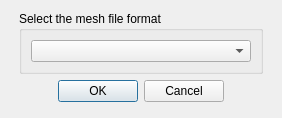
<ui version="4.0" >
 <class>SolutionDomainMeshFormatDialogForm</class>
 <widget class="QDialog" name="SolutionDomainMeshFormatDialogForm" >
  <property name="geometry" >
   <rect>
    <x>0</x>
    <y>0</y>
    <width>280</width>
    <height>118</height>
   </rect>
  </property>
  <property name="windowTitle" >
   <string>Dialog</string>
  </property>
  <layout class="QGridLayout" >
   <item row="0" column="0" >
    <layout class="QVBoxLayout" >
     <item>
      <layout class="QHBoxLayout" >
       <item>
        <spacer>
         <property name="orientation" >
          <enum>Qt::Horizontal</enum>
         </property>
         <property name="sizeHint" >
          <size>
           <width>16</width>
           <height>58</height>
          </size>
         </property>
        </spacer>
       </item>
       <item>
        <widget class="QGroupBox" name="groupBox" >
         <property name="title" >
          <string>Select the mesh file format</string>
         </property>
         <layout class="QGridLayout" >
          <item row="0" column="0" >
           <widget class="QComboBox" name="comboBox" >
            <property name="minimumSize" >
             <size>
              <width>220</width>
              <height>0</height>
             </size>
            </property>
            <property name="maximumSize" >
             <size>
              <width>220</width>
              <height>16777215</height>
             </size>
            </property>
           </widget>
          </item>
         </layout>
        </widget>
       </item>
       <item>
        <spacer>
         <property name="orientation" >
          <enum>Qt::Horizontal</enum>
         </property>
         <property name="sizeHint" >
          <size>
           <width>16</width>
           <height>58</height>
          </size>
         </property>
        </spacer>
       </item>
      </layout>
     </item>
     <item>
      <widget class="QDialogButtonBox" name="buttonBox" >
       <property name="orientation" >
        <enum>Qt::Horizontal</enum>
       </property>
       <property name="standardButtons" >
        <set>QDialogButtonBox::Cancel|QDialogButtonBox::NoButton|QDialogButtonBox::Ok</set>
       </property>
       <property name="centerButtons" >
        <bool>true</bool>
       </property>
      </widget>
     </item>
     <item>
      <spacer>
       <property name="orientation" >
        <enum>Qt::Vertical</enum>
       </property>
       <property name="sizeHint" >
        <size>
         <width>260</width>
         <height>16</height>
        </size>
       </property>
      </spacer>
     </item>
    </layout>
   </item>
  </layout>
 </widget>
 <resources/>
 <connections>
  <connection>
   <sender>buttonBox</sender>
   <signal>accepted()</signal>
   <receiver>SolutionDomainMeshFormatDialogForm</receiver>
   <slot>accept()</slot>
   <hints>
    <hint type="sourcelabel" >
     <x>248</x>
     <y>254</y>
    </hint>
    <hint type="destinationlabel" >
     <x>157</x>
     <y>274</y>
    </hint>
   </hints>
  </connection>
  <connection>
   <sender>buttonBox</sender>
   <signal>rejected()</signal>
   <receiver>SolutionDomainMeshFormatDialogForm</receiver>
   <slot>reject()</slot>
   <hints>
    <hint type="sourcelabel" >
     <x>316</x>
     <y>260</y>
    </hint>
    <hint type="destinationlabel" >
     <x>286</x>
     <y>274</y>
    </hint>
   </hints>
  </connection>
 </connections>
</ui>
